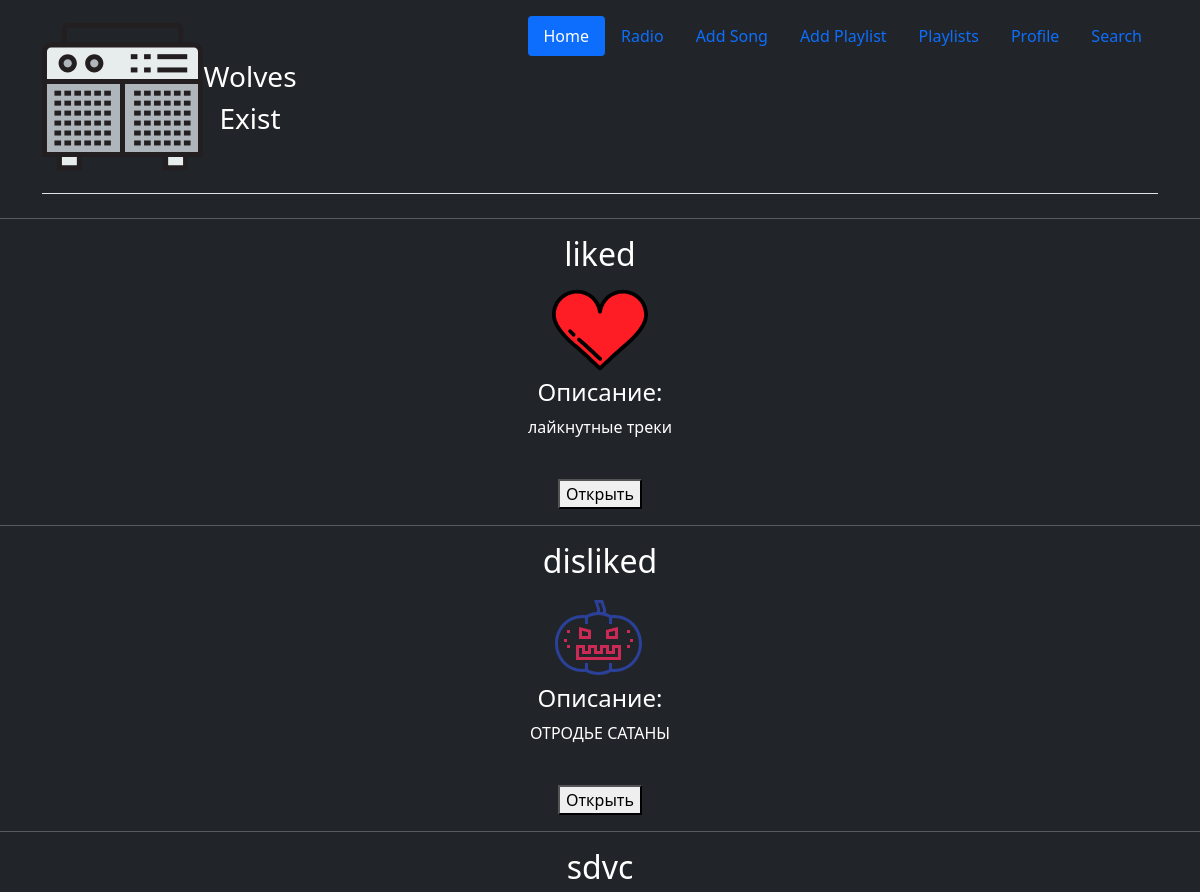
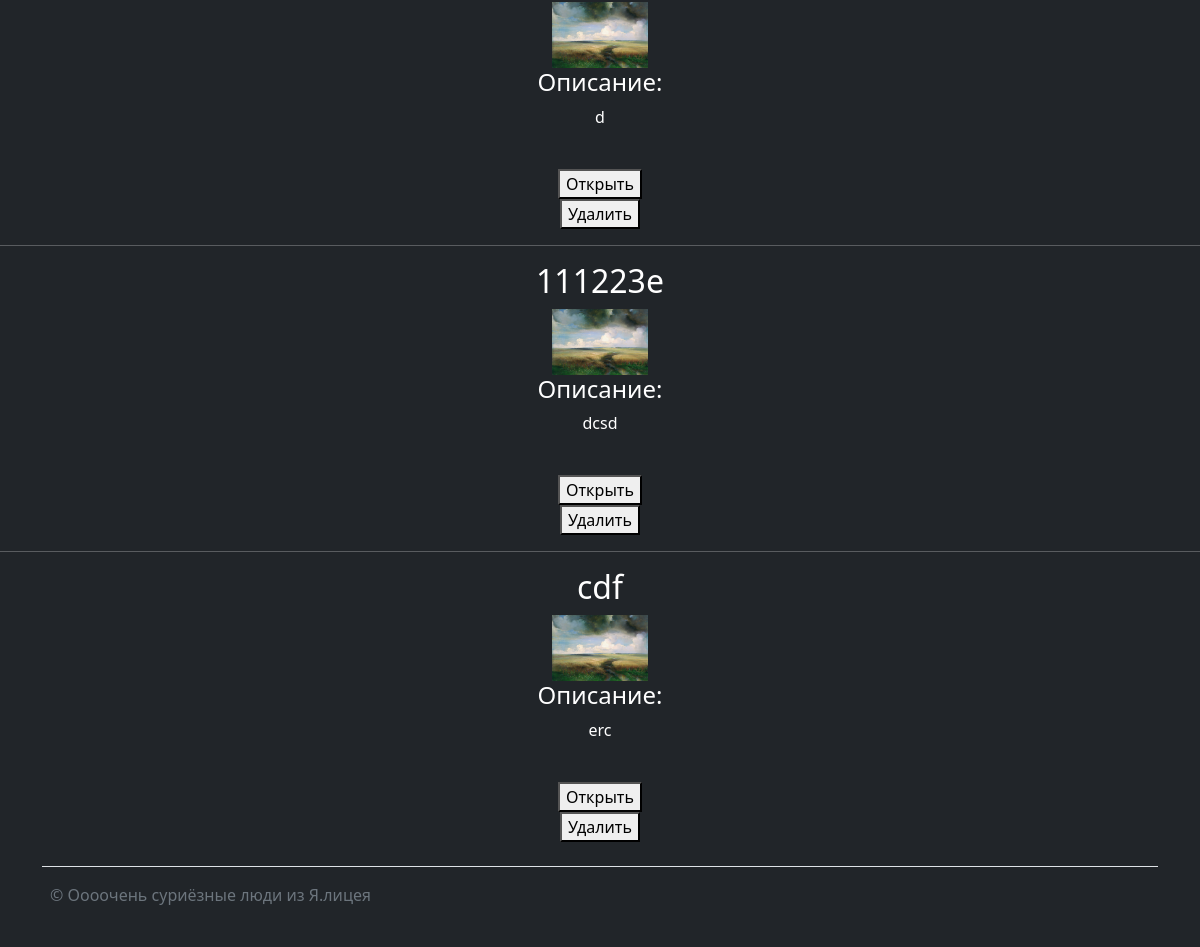
/myplaylists (signed in), run on the app's committed database (2 pictures, top to bottom).
### data/playlist.py (models this page shows)
class Playlist(SqlAlchemyBase):
    __tablename__ = "playlist"
    id = sqlalchemy.Column(sqlalchemy.Integer,
                           primary_key=True, autoincrement=True)
    name = sqlalchemy.Column(sqlalchemy.String, nullable=True)
    user_id = sqlalchemy.Column(sqlalchemy.Integer,
                                sqlalchemy.ForeignKey("users.id"))
    img_path = sqlalchemy.Column(sqlalchemy.String, nullable=True)
    description = sqlalchemy.Column(sqlalchemy.String, nullable=True)

### app.py (the view)
@app.route("/myplaylists", methods=["POST", "GET"])
@login_required
def my_playlists():
    db_sess = db_session.create_session()
    user = db_sess.query(User).filter(User.id == session.get("_user_id")).first()
    pl = [i for i in db_sess.query(Playlist).filter(Playlist.user_id == session.get("_user_id"))]
    return render_template("my_playlists.html", pl=pl)

### app.py (called while the page is built)
@login_manager.user_loader
def load_user(user_id):
    db_sess = db_session.create_session()
    return db_sess.query(User).get(user_id)

### data/db_session.py (called while the page is built)
def create_session() -> Session:
    global __factory
    return __factory()

### templates/my_playlists.html (shortened to what this page needs)
<!DOCTYPE html>
<html lang="en">
<head>
<link href="https://cdn.jsdelivr.net/npm/bootstrap@5.1.3/dist/css/bootstrap.min.css" rel="stylesheet">
</head>
<body class=" text-center text-white bg-dark">
  <div class="container">
    <header class="d-flex flex-wrap justify-content-center py-3 mb-4 border-bottom">
        <a href="/" class="d-flex align-items-center mb-3 mb-md-0 me-md-auto text-white text-decoration-none">
            <img src="{{ url_for('static',filename='icons/icon_m.svg') }}"></img>
            <span class="fs-3">Wolves Exist</span>
        </a>
        <ul class="nav nav-pills">
            <li class="nav-item"><a href="/homepage" class="nav-link active" aria-current="page">Home</a></li>
            <li class="nav-item"><a href="/radio" class="nav-link">Radio</a></li>
            <li class="nav-item"><a href="/add/song" class="nav-link">Add Song</a></li>
            <li class="nav-item"><a href="/add/playlist" class="nav-link">Add Playlist</a></li>
            <li class="nav-item"><a href="/myplaylists" class="nav-link">Playlists</a></li>
            <li class="nav-item"><a href="/profile" class="nav-link">Profile</a></li>
            <li class="nav-item"><a href="/search" class="nav-link">Search</a></li>
        </ul>
    </header>
  </div>
{% for item in pl %}
<div>
    <hr>
    <h2>{{item["name"]}}</h2>
    <img src="{{url_for('static', filename=item['img_path'])}}" width="8%">
    <h4>Описание:</h4>
    <p>{{item["description"]}}</p>
    <br>
    <button value="{{item['id']}}" class="open">Открыть</button>
    <br>
    {% if item["name"] != "liked" and item["name"] != "disliked"  %}
    <button value="{{item['id']}}" class="delete">Удалить</button>
    {% endif %}
    {% endfor %}
</div>
<div class="container">
  <footer class="d-flex flex-wrap justify-content-between align-items-center py-3 my-4 border-top">
    <div class="col-md-4 d-flex align-items-center">
      <span class="text-muted">&copy; Оооочень суриёзные люди из Я.лицея </span>
    </div>
  </footer>
</div>
</body>
</html>

### data on the page
Playlist: name "liked", img_path (picture), description "лайкнутные треки", {{ item['id'] }} 10 (drawn)
Playlist: name "disliked", img_path (picture), description "ОТРОДЬЕ САТАНЫ", {{ item['id'] }} 11 (drawn)
Playlist: name "sdvc", img_path (placeholder picture), description "d", {{ item['id'] }} 12 (drawn)
Playlist: name "111223e", img_path (placeholder picture), description "dcsd", {{ item['id'] }} 13 (drawn)
Playlist: name "cdf", img_path (placeholder picture), description "erc", {{ item['id'] }} 16 (drawn)
